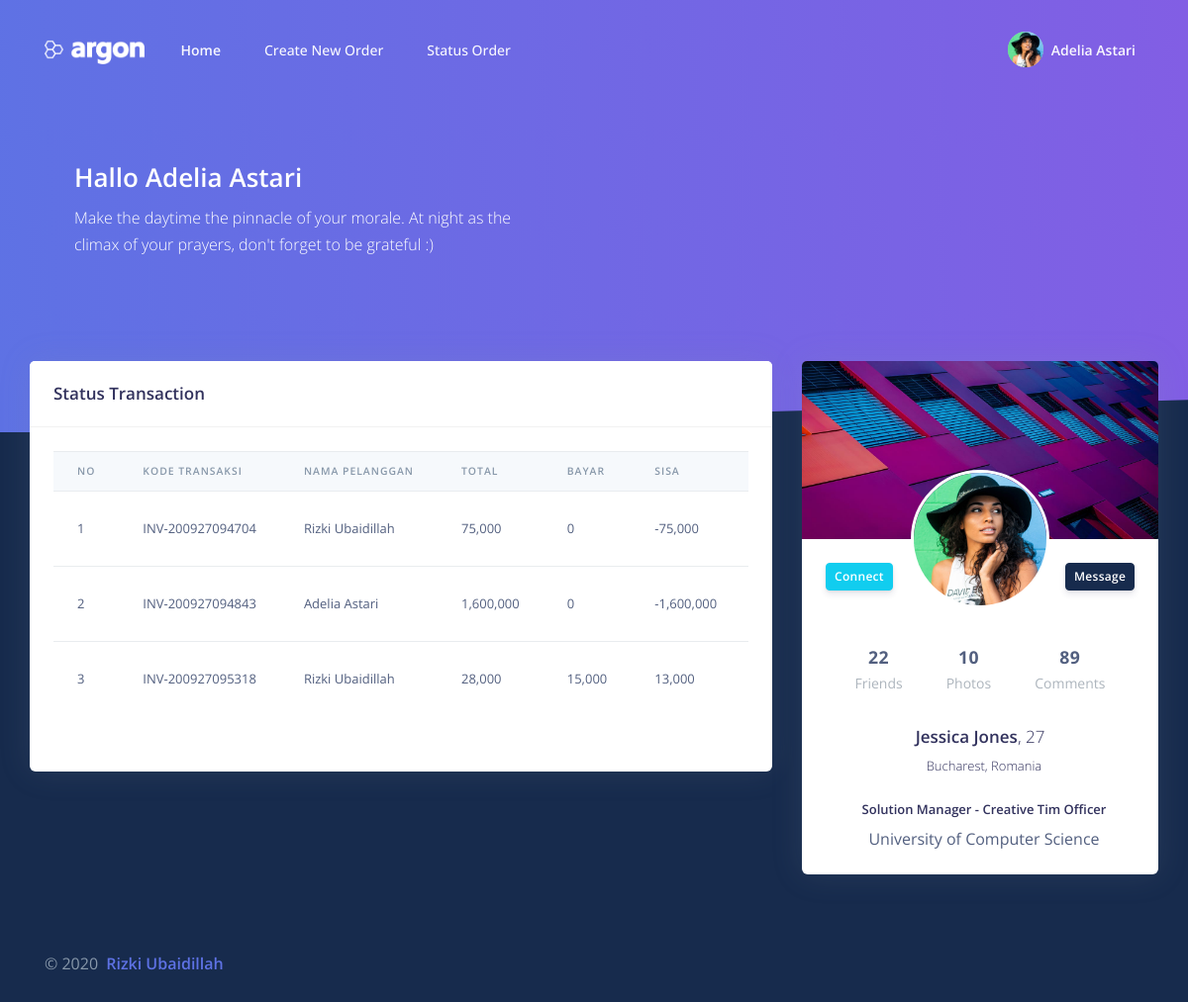
Page /index.php (signed in) on the committed database.
### tables this page shows
CREATE TABLE `transaksi_bayar` (
  `id` int(11) NOT NULL AUTO_INCREMENT,
  `inv` varchar(100) DEFAULT NULL,
  `total` float DEFAULT NULL,
  `bayar` float DEFAULT NULL,
  `kembalian` float DEFAULT NULL,
  `status_bayar` varchar(100) DEFAULT NULL,
  `tanggal_bayar` date DEFAULT NULL,
  PRIMARY KEY (`id`)
);

CREATE TABLE `transaksi` (
  `id_transaksi` int(11) NOT NULL AUTO_INCREMENT,
  `inv` varchar(50) DEFAULT NULL,
  `tanggal` date DEFAULT NULL,
  `id_pelanggan` int(11) DEFAULT NULL,
  `id_media` int(11) DEFAULT NULL,
  `harga` float DEFAULT NULL,
  `qty` float DEFAULT NULL,
  `subtotal` float DEFAULT NULL,
  `keterangan` text,
  `status_transaksi` varchar(100) DEFAULT NULL,
  PRIMARY KEY (`id_transaksi`)
);

CREATE TABLE `pelanggan` (
  `id_pelanggan` int(11) NOT NULL AUTO_INCREMENT,
  `telpon_pelanggan` varchar(13) NOT NULL,
  `nama_pelanggan` varchar(25) NOT NULL,
  `email_pelanggan` varchar(30) NOT NULL,
  PRIMARY KEY (`id_pelanggan`)
);

### index.php (the view, shortened to what this page needs)
<!DOCTYPE html>
<html>
<head>
  <link rel="stylesheet" href="assets/vendor/nucleo/css/nucleo.css" type="text/css">
  <link rel="stylesheet" href="assets/vendor/@fortawesome/fontawesome-free/css/all.min.css" type="text/css">
  <link rel="stylesheet" href="assets/css/main.css" type="text/css">
  <link rel="stylesheet" href="assets/css/style.css" type="text/css">
</head>
<body class="bg-default">
  <nav id="navbar-main" class="navbar navbar-horizontal navbar-transparent navbar-main navbar-expand-lg navbar-light">
    <div class="container">
      <a class="navbar-brand" href="dashboard.html">
        <img src="assets/img/brand/white.png">
      </a>
      <div class="navbar-collapse navbar-custom-collapse collapse" id="navbar-collapse">
        <ul class="navbar-nav mr-auto">
          <li class="nav-item">
            <a href="index.php" class="nav-link">
              <span class="nav-link-inner--text font-weight-bold">Home</span>
            </a>
          </li>
          <li class="nav-item">
            <a href="new_order.php" class="nav-link">
              <span class="nav-link-inner--text">Create New Order</span>
            </a>
          </li>
          <li class="nav-item">
            <a href="register.html" class="nav-link">
              <span class="nav-link-inner--text">Status Order</span>
            </a>
          </li>
        </ul>
        <?php include "nav_header.php" ?>
      </div>
    </div>
  </nav>
  <div class="main-content">
    <div class="header bg-gradient-primary py-7 py-lg-8 pt-lg-9">
          <div class="container">
              <div class="container-fluid d-flex align-items-center">
                <div class="row">
                  <div class="col-lg-7 col-md-10">
                    <h1 class="text-white">Hallo <?=$_SESSION['fullnama']?></h1>
                    <p class="text-white mt-0 mb-5">Make the daytime the pinnacle of your morale. At night as the climax of your prayers, don't forget to be grateful :)</p>
                  </div>
                </div>
              </div>
          </div>
          <div class="separator separator-bottom separator-skew zindex-400">
          </div>
    </div>
        <div class="container-fluid mt--6">
          <div class="row">
            <div class="col-xl-4 order-xl-2">
              <div class="card card-profile">
                <img src="assets/img/theme/img-1-1000x600.jpg" alt="Image placeholder" class="card-img-top">
                <div class="row justify-content-center">
                  <div class="col-lg-3 order-lg-2">
                    <div class="card-profile-image">
                      <a href="#">
                        <img src="assets/img/theme/team-4.jpg" class="rounded-circle">
                      </a>
                    </div>
                  </div>
                </div>
                <div class="card-header text-center border-0 pt-8 pt-md-4 pb-0 pb-md-4">
                  <div class="d-flex justify-content-between">
                    <a href="#" class="btn btn-sm btn-info  mr-4 ">Connect</a>
                    <a href="#" class="btn btn-sm btn-default float-right">Message</a>
                  </div>
                </div>
                <div class="card-body pt-0">
                  <div class="row">
                    <div class="col">
                      <div class="card-profile-stats d-flex justify-content-center">
                        <div>
                          <span class="heading">22</span>
                          <span class="description">Friends</span>
                        </div>
                        <div>
                          <span class="heading">10</span>
                          <span class="description">Photos</span>
                        </div>
                        <div>
                          <span class="heading">89</span>
                          <span class="description">Comments</span>
                        </div>
                      </div>
                    </div>
                  </div>
                  <div class="text-center">
                    <h5 class="h3">
                      Jessica Jones<span class="font-weight-light">, 27</span>
                    </h5>
                    <div class="h5 font-weight-300">
                      <i class="ni location_pin mr-2"></i>Bucharest, Romania
                    </div>
                    <div class="h5 mt-4">
                      <i class="ni business_briefcase-24 mr-2"></i>Solution Manager - Creative Tim Officer
                    </div>
                    <div>
                      <i class="ni education_hat mr-2"></i>University of Computer Science
                    </div>
                  </div>
                </div>
              </div>
            </div>
            <div class="col-xl-8 order-xl-1">
              <div class="card">
                <div class="card-header">
                  <div class="row align-items-center">
                    <div class="col-8">
                      <h3 class="mb-0">Status Transaction </h3>
                    </div>
                  </div>
                </div>
                <div class="card-body">
                   <?php
include 'action/koneksi.php';
$sql = mysqli_query ($conn, "SELECT *
FROM
    `transaksi_bayar`
    INNER JOIN `transaksi`
        ON (`transaksi_bayar`.`inv` = `transaksi`.`inv`)
    INNER JOIN `media_cetak`
        ON (`transaksi`.`id_media` = `media_cetak`.`id_media`)
    INNER JOIN `pelanggan`
        ON (`transaksi`.`id_pelanggan` = `pelanggan`.`id_pelanggan`)
    INNER JOIN `kategori_cetak`
        ON (`media_cetak`.`id_kategori` = `kategori_cetak`.`id_kategori`) WHERE status_bayar='BELUM LUNAS' GROUP BY transaksi_bayar.inv; ");
?>
                  <div id="table" class="table-responsive" style="height: 300px;">
<table id="datamedia_transaksi" class="table align-items-center table-flush">
      <thead class="thead-light">
    <tr>
      <th scope="col" class="sort">No</th>
      <th scope="col" class="sort">KODE TRANSAKSI</th>
     <th scope="col" class="sort">NAMA PELANGGAN</th>
      <th scope="col" class="sort">TOTAL</th>
      <th scope="col" class="sort">BAYAR</th>
      <th scope="col" class="sort">SISA</th>
      <th scope="col" class="sort">STATUS</th>
    </tr>
  </thead>
  <tbody class="list">
    <?php
    $no=1;
      while ($tampil = mysqli_fetch_array ($sql)) {
    ?>
    <tr>
      <td><?php echo $no  ?></td>
      <td><?php echo $tampil['inv'] ?></td>
     <td><?php echo $tampil['nama_pelanggan'] ?></td>
      <td><?php echo number_format($tampil['total']) ?></td>
      <td><?php echo number_format($tampil['bayar']) ?></td>
      <td><?php echo number_format($tampil['kembalian']) ?></td>
      <td><?php echo $tampil['status_bayar'] ?></td>
    </tr>
  <?php $no++;} ?>
  </tbody>
</table>
</div>
                </div>
              </div>
            </div>
          </div>
  </div>
  <footer class="py-5" id="footer-main">
    <div class="container">
      <div class="row align-items-center justify-content-xl-between">
        <div class="col-xl-6">
          <div class="copyright text-center text-xl-left text-muted">
            &copy; 2020 <a href="" class="font-weight-bold ml-1" target="_blank">Rizki Ubaidillah</a>
          </div>
        </div>
      </div>
    </div>
  </footer>
</body>
</html>

### rows in the picture
transaksi_bayar: transaksi.inv "INV-200927094704", pelanggan.nama_pelanggan "Rizki Ubaidillah", total "75,000", bayar "0", kembalian "-75,000"
transaksi_bayar: transaksi.inv "INV-200927094843", pelanggan.nama_pelanggan "Adelia Astari", total "1,600,000", bayar "0", kembalian "-1,600,000"
transaksi_bayar: transaksi.inv "INV-200927095318", pelanggan.nama_pelanggan "Rizki Ubaidillah", total "28,000", bayar "15,000", kembalian "13,000"

### other values in the picture
$_SESSION['fullnama'] "Adelia Astari"
